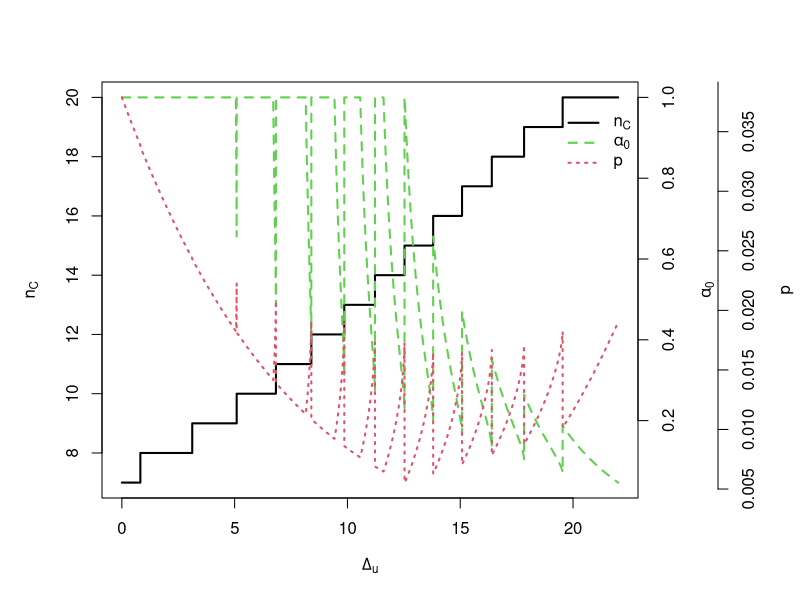
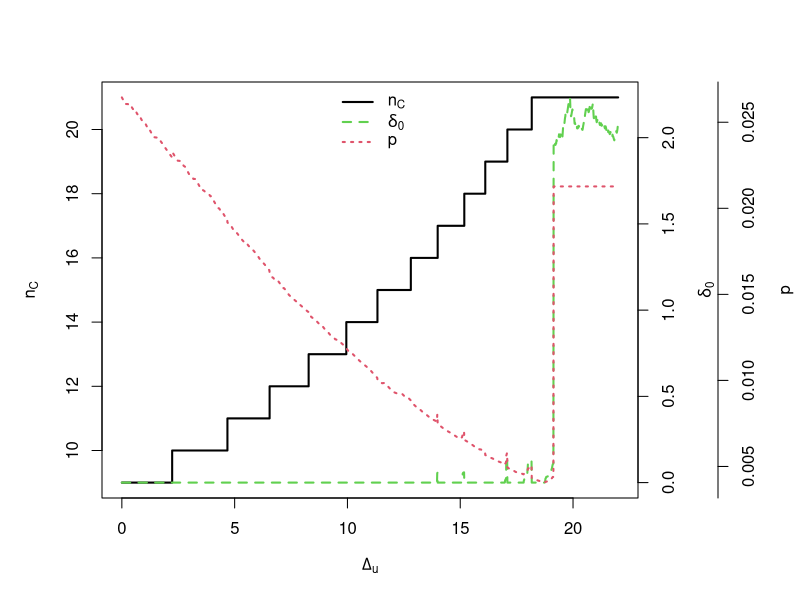
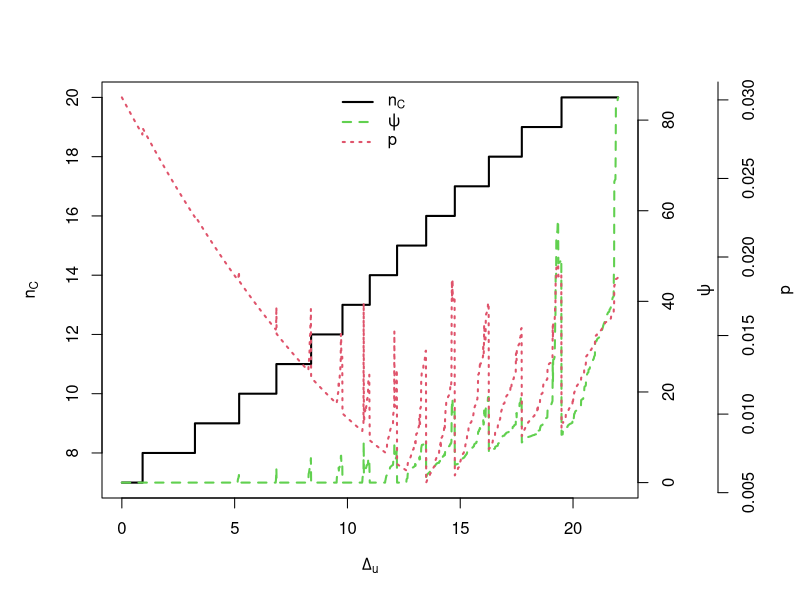

Recreate these plots in R, in order.
#### Figures A4-A6: Minimum required sample size, borrowing parameter,
#### and posterior probability threshold for FPP, APP, and MAP

## Save the current graphical settings
old_par <- par(no.readonly = TRUE)


#---- Figure A4: FPP ----

## Load the FPP sample-size results
FPP_results <- read.table(
  "Rdatas/FPP_sample_size_results.txt",
  header = TRUE,
  sep = "\t"
)

## Reserve additional space on the right for two right-hand axes
par(
  mar = c(5, 5, 4, 8) + 0.1,
  xpd = FALSE
)


## Minimum required control-arm sample size
plot(
  FPP_results$Del_FPP,
  FPP_results$nC_FPP,
  type = "s",
  lwd = 2,
  xlab = expression(Delta[u]),
  ylab = expression(n[C]),
  axes = FALSE
)

axis(1)
axis(2)
box()


## Calibrated FPP borrowing parameter alpha_0
par(new = TRUE)

plot(
  FPP_results$Del_FPP,
  FPP_results$alpha0,
  type = "l",
  lwd = 2,
  lty = 2,
  col = 3,
  axes = FALSE,
  xlab = "",
  ylab = "",
  xlim = range(FPP_results$Del_FPP, na.rm = TRUE),
  ylim = range(FPP_results$alpha0, na.rm = TRUE)
)

axis(
  side = 4
)

mtext(
  expression(alpha[0]),
  side = 4,
  line = 3
)


## Calibrated posterior probability threshold parameter p
par(new = TRUE)

plot(
  FPP_results$Del_FPP,
  FPP_results$p_FPP,
  type = "l",
  lwd = 2,
  lty = 3,
  col = 2,
  axes = FALSE,
  xlab = "",
  ylab = "",
  xlim = range(FPP_results$Del_FPP, na.rm = TRUE),
  ylim = range(FPP_results$p_FPP, na.rm = TRUE)
)

axis(
  side = 4,
  at = pretty(
    range(FPP_results$p_FPP, na.rm = TRUE)
  ),
  line = 4
)

mtext(
  expression(p),
  side = 4,
  line = 7
)


## Add the legend
legend(
  "topright",
  inset = c(0, 0.05),
  legend = c(
    expression(n[C]),
    expression(alpha[0]),
    expression(p)
  ),
  lty = c(1, 2, 3),
  col = c(1, 3, 2),
  lwd = 2,
  bty = "n"
)

#---- Figure A5: APP ----

## Load the APP sample-size results
APP_results <- read.table(
  "Rdatas/APP_sample_size_results.txt",
  header = TRUE,
  sep = "\t"
)

## Reserve additional space on the right for two right-hand axes
par(
  mar = c(5, 5, 4, 8) + 0.1,
  xpd = FALSE
)


## Minimum required control-arm sample size
plot(
  APP_results$Del_APP,
  APP_results$nC_APP,
  type = "s",
  lwd = 2,
  xlab = expression(Delta[u]),
  ylab = expression(n[C]),
  axes = FALSE
)

axis(1)
axis(2)
box()


## Calibrated APP borrowing parameter delta_0
par(new = TRUE)

plot(
  APP_results$Del_APP,
  APP_results$delta0,
  type = "l",
  lwd = 2,
  lty = 2,
  col = 3,
  axes = FALSE,
  xlab = "",
  ylab = "",
  xlim = range(APP_results$Del_APP, na.rm = TRUE),
  ylim = range(APP_results$delta0, na.rm = TRUE)
)

axis(
  side = 4
)

mtext(
  expression(delta[0]),
  side = 4,
  line = 3
)


## Calibrated posterior probability threshold parameter p
par(new = TRUE)

plot(
  APP_results$Del_APP,
  APP_results$p_APP,
  type = "l",
  lwd = 2,
  lty = 3,
  col = 2,
  axes = FALSE,
  xlab = "",
  ylab = "",
  xlim = range(APP_results$Del_APP, na.rm = TRUE),
  ylim = range(APP_results$p_APP, na.rm = TRUE)
)

axis(
  side = 4,
  at = pretty(
    range(APP_results$p_APP, na.rm = TRUE)
  ),
  line = 4
)

mtext(
  expression(p),
  side = 4,
  line = 7
)


## Add the legend
legend(
  "top",
  legend = c(
    expression(n[C]),
    expression(delta[0]),
    expression(p)
  ),
  lty = c(1, 2, 3),
  col = c(1, 3, 2),
  lwd = 2,
  bty = "n"
)

#---- Figure A6: MAP ----

## Load the MAP sample-size results
MAP_results <- read.table(
  "Rdatas/MAP_sample_size_results.txt",
  header = TRUE,
  sep = "\t"
)

## Reserve additional space on the right for two right-hand axes
par(
  mar = c(5, 5, 4, 8) + 0.1,
  xpd = FALSE
)


## Minimum required control-arm sample size
plot(
  MAP_results$Del_MAP,
  MAP_results$nC_MAP,
  type = "s",
  lwd = 2,
  xlab = expression(Delta[u]),
  ylab = expression(n[C]),
  axes = FALSE
)

axis(1)
axis(2)
box()


## Calibrated MAP borrowing parameter psi
par(new = TRUE)

plot(
  MAP_results$Del_MAP,
  MAP_results$psi,
  type = "l",
  lwd = 2,
  lty = 2,
  col = 3,
  axes = FALSE,
  xlab = "",
  ylab = "",
  xlim = range(MAP_results$Del_MAP, na.rm = TRUE),
  ylim = range(MAP_results$psi, na.rm = TRUE)
)

axis(
  side = 4
)

mtext(
  expression(psi),
  side = 4,
  line = 3
)


## Calibrated posterior probability threshold parameter p
par(new = TRUE)

plot(
  MAP_results$Del_MAP,
  MAP_results$p_MAP,
  type = "l",
  lwd = 2,
  lty = 3,
  col = 2,
  axes = FALSE,
  xlab = "",
  ylab = "",
  xlim = range(MAP_results$Del_MAP, na.rm = TRUE),
  ylim = range(MAP_results$p_MAP, na.rm = TRUE)
)

axis(
  side = 4,
  at = pretty(
    range(MAP_results$p_MAP, na.rm = TRUE)
  ),
  line = 4
)

mtext(
  expression(p),
  side = 4,
  line = 7
)


## Add the legend
legend(
  "top",
  legend = c(
    expression(n[C]),
    expression(psi),
    expression(p)
  ),
  lty = c(1, 2, 3),
  col = c(1, 3, 2),
  lwd = 2,
  bty = "n"
)


#---- Restore graphical settings ----

## Restore the original graphical settings
par(old_par)
